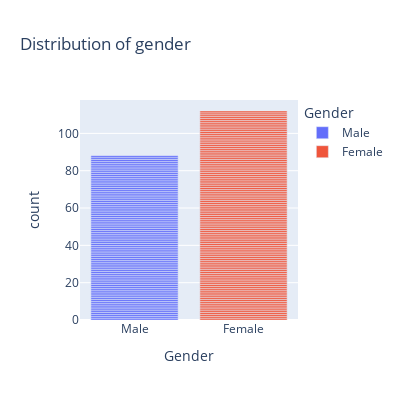

The notebook cell this image was saved under:
### Markdown cell above
#What is the distribution of gender

### Code cell
fig = px.bar(df, x=df['Gender'], height=400, width=400, title="Distribution of gender", color='Gender')
fig.show()

### Figure 1 — Plotly figure (JSON) as saved in the notebook; plotly's stock layout.template omitted (floating-point values rounded to 4 significant figures)
{"data": [{"alignmentgroup": "True", "hovertemplate": "Gender=%{x}<br>count=%{y}<extra></extra>", "legendgroup": "Male", "marker": {"color": "#636efa", "pattern": {"shape": ""}}, "name": "Male", "offsetgroup": "Male", "orientation": "v", "showlegend": true, "textposition": "auto", "type": "bar", "x": ["Male", "Male", "Male", "Male", "Male", "Male", "Male", "Male", "Male", "Male", "Male", "Male", "Male", "Male", "Male", "Male", "Male", "Male", "Male", "Male", "Male", "Male", "Male", "Male", "Male", "Male", "Male", "Male", "Male", "Male", "Male", "Male", "Male", "Male", "Male", "Male", "Male", "Male", "Male", "Male", "Male", "Male", "Male", "Male", "Male", "Male", "Male", "Male", "Male", "Male", "Male", "Male", "Male", "Male", "Male", "Male", "Male", "Male", "Male", "Male", "Male", "Male", "Male", "Male", "Male", "Male", "Male", "Male", "Male", "Male", "Male", "Male", "Male", "Male", "Male", "Male", "Male", "Male", "Male", "Male", "Male", "Male", "Male", "Male", "Male", "Male", "Male", "Male"], "xaxis": "x", "y": [1, 1, 1, 1, 1, 1, 1, 1, 1, 1, 1, 1, 1, 1, 1, 1, 1, 1, 1, 1, 1, 1, 1, 1, 1, 1, 1, 1, 1, 1, 1, 1, 1, 1, 1, 1, 1, 1, 1, 1, 1, 1, 1, 1, 1, 1, 1, 1, 1, 1, 1, 1, 1, 1, 1, 1, 1, 1, 1, 1, 1, 1, 1, 1, 1, 1, 1, 1, 1, 1, 1, 1, 1, 1, 1, 1, 1, 1, 1, 1, 1, 1, 1, 1, 1, 1, 1, 1], "yaxis": "y"}, {"alignmentgroup": "True", "hovertemplate": "Gender=%{x}<br>count=%{y}<extra></extra>", "legendgroup": "Female", "marker": {"color": "#EF553B", "pattern": {"shape": ""}}, "name": "Female", "offsetgroup": "Female", "orientation": "v", "showlegend": true, "textposition": "auto", "type": "bar", "x": ["Female", "Female", "Female", "Female", "Female", "Female", "Female", "Female", "Female", "Female", "Female", "Female", "Female", "Female", "Female", "Female", "Female", "Female", "Female", "Female", "Female", "Female", "Female", "Female", "Female", "Female", "Female", "Female", "Female", "Female", "Female", "Female", "Female", "Female", "Female", "Female", "Female", "Female", "Female", "Female", "Female", "Female", "Female", "Female", "Female", "Female", "Female", "Female", "Female", "Female", "Female", "Female", "Female", "Female", "Female", "Female", "Female", "Female", "Female", "Female", "Female", "Female", "Female", "Female", "Female", "Female", "Female", "Female", "Female", "Female", "Female", "Female", "Female", "Female", "Female", "Female", "Female", "Female", "Female", "Female", "Female", "Female", "Female", "Female", "Female", "Female", "Female", "Female", "Female", "Female", "Female", "Female", "Female", "Female", "Female", "Female", "Female", "Female", "Female", "Female", "Female", "Female", "Female", "Female", "Female", "Female", "Female", "Female", "Female", "Female", "Female", "Female"], "xaxis": "x", "y": [1, 1, 1, 1, 1, 1, 1, 1, 1, 1, 1, 1, 1, 1, 1, 1, 1, 1, 1, 1, 1, 1, 1, 1, 1, 1, 1, 1, 1, 1, 1, 1, 1, 1, 1, 1, 1, 1, 1, 1, 1, 1, 1, 1, 1, 1, 1, 1, 1, 1, 1, 1, 1, 1, 1, 1, 1, 1, 1, 1, 1, 1, 1, 1, 1, 1, 1, 1, 1, 1, 1, 1, 1, 1, 1, 1, 1, 1, 1, 1, 1, 1, 1, 1, 1, 1, 1, 1, 1, 1, 1, 1, 1, 1, 1, 1, 1, 1, 1, 1, 1, 1, 1, 1, 1, 1, 1, 1, 1, 1, 1, 1], "yaxis": "y"}], "layout": {"barmode": "relative", "height": 400, "legend": {"title": {"text": "Gender"}, "tracegroupgap": 0}, "title": {"text": "Distribution of gender"}, "width": 400, "xaxis": {"anchor": "y", "categoryarray": ["Male", "Female"], "categoryorder": "array", "domain": [0, 1], "title": {"text": "Gender"}}, "yaxis": {"anchor": "x", "domain": [0, 1], "title": {"text": "count"}}}}
